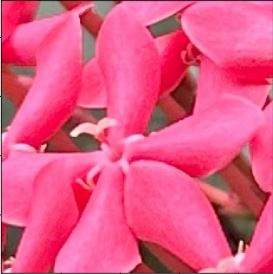
%> input picture LabAct5/flower.jpg, 273 x 274 px
$ octave Laboratory_Activity_5_MATLAB.m   (GNU Octave 9; MATLAB toolbox functions it lacks are replaced by stand-ins)
%> lines starting %> are read from the running program, lines starting %| are printed output that depends on the picture; in (x1, y1, x2, y2) boxes, pixels count from 0 and x2, y2 are one past the last pixel; in counts of white or black regions, pixels touching at a corner belong together; the program's own positions count from 1
% Global Image Thresholding Using Otsu's Method

% Load the image
img = imread('flower.jpg'); % Changed from 'original image' to 'flower.jpg' to match the context
%> img is the input picture: size 274x273x3 uint8; mean R, G, B 228.6, 86.6, 133.4

% Convert to grayscale if the image is not already grayscale
if size(img, 3) == 3
    img_gray = rgb2gray(img);
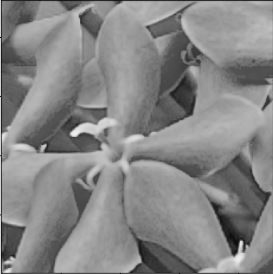
%> img_gray: size 274x273 uint8; min 8, max 243, mean 134.4
else
    img_gray = img;
end

% Calculate threshold using graythresh
level = graythresh(img_gray);
%> level = 0.478

% Convert into binary image using the computed threshold
bw = imbinarize(img_gray, level);
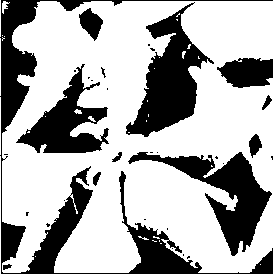
%> bw: size 274x273 logical; 68% white; 32 black regions (20 under 20 px), largest, box (x1, y1, x2, y2) and area: (0, 0, 273, 274) 9031, (126, 2, 214, 137) 4940, (128, 152, 272, 256) 4422

% Display the original image and the binary image
figure(1);
imshowpair(img, bw, 'montage');
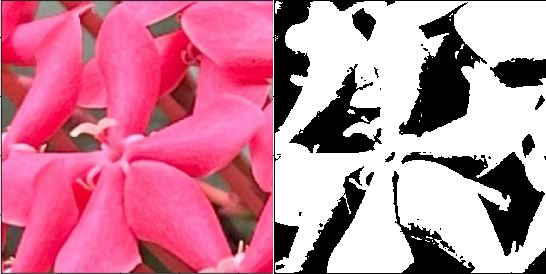
%> displayed picture: size 274x546x3, on the screen's scale of 0 to 255; mean R, G, B 201, 130, 153.4
title('Original Image (left) and Binary Image (right)');

% Multi-Level Thresholding Using Otsu's Method

% Calculate multiple thresholds using multithresh
level = multithresh(img_gray);
%> level = 122

% Segment the image into regions using imquantize
seg_img = imquantize(img_gray, level);

% Display the original image and the segmented image
figure(2);
imshowpair(img, seg_img, 'montage');
title('Original Image (left) and Segmented Image (right)');

% Global Histogram Thresholding Using Otsu's Method

% Compute a global threshold using the histogram counts
[counts, x] = imhist(img_gray, 16); % Compute histogram counts
%> counts = [1; 146; 753; 1427; 3451; 6989; 6543; 6863; 11276; 19769; 13979; 2522; 816; 217; 50; 0]; x = [0; 17; 34; 51; 68; 85; 102; 119; 136; 153; 170; 187; 204; 221; 238; 255]
T = otsuthresh(counts); % Compute global threshold
%> T = 0.467
bw = imbinarize(img_gray, T); % Create binary image using the computed threshold
%> bw: size 274x273 logical; 69.7% white; 41 black regions (27 under 20 px), largest, box (x1, y1, x2, y2) and area: (0, 0, 273, 274) 8390, (126, 3, 214, 137) 4750, (129, 152, 272, 256) 4257

% Display the binary image
figure(3);
imshow(bw);
title('Binary Image');

% Region-Based Segmentation

% Using K-means clustering
img2 = imread('flower.jpg');

% Convert the image to grayscale
bw_img2 = rgb2gray(img2);

% Segment the image into three regions using k-means clustering
[L, centers] = imsegkmeans(bw_img2, 3);
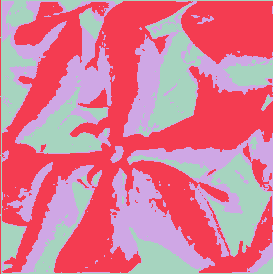
%> L: size 274x273 uint8; 3 distinct labels, from 1 to 3; one colour per label, 0 black
%> centers = [80; 163; 128]
B = labeloverlay(bw_img2, L);

figure(4);
imshow(B);
title('Labeled Image');

% Using Connected-Component Labeling
bin_img2 = imbinarize(bw_img2);

% Label the connected components
[labeledImage, numberOfComponents] = bwlabel(bin_img2);
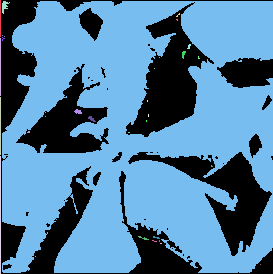
%> labeledImage: size 274x273 double; 33 distinct labels, from 0 to 32; one colour per label, 0 black
%> numberOfComponents = 32

% Display the number of connected components
disp(['Number of connected components: ', num2str(numberOfComponents)]);
%| Number of connected components: 32

% Assign a different color to each connected component
coloredLabels = label2rgb(labeledImage, 'hsv', 'k', 'shuffle');

% Display the labeled image
figure(5);
imshow(coloredLabels);
title('Labeled Image');

% Parameter Modifications

% Adding noise to the image then segmenting it using Otsu's method
img_noise = imnoise(img_gray, 'salt & pepper', 0.09);
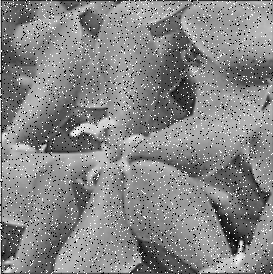
%> img_noise: size 274x273 uint8; min 0, max 255, mean 133.8

% Calculate thresholds using multithresh
level = multithresh(img_noise);
%> level = 117

% Segment the image into regions using imquantize
seg_img = imquantize(img_noise, level);
%> seg_img: size 274x273 double; values 1 (black) and 2 (white), 68.9% white; 1832 black regions (1811 under 20 px), largest, box (x1, y1, x2, y2) and area: (127, 4, 213, 137) 4399, (129, 152, 272, 256) 4014, (17, 69, 109, 156) 2867

% Display the original image and the segmented image with noise
figure(6);
imshowpair(img_noise, seg_img, 'montage');
title('Original Image (left) and Segmented Image with noise (right)');

% Segment the image into two regions using k-means clustering
RGB = imread('flower.jpg');
L = imsegkmeans(RGB, 2);
%> L: size 274x273 uint8; values 1 (black) and 2 (white), 69.8% white; 55 black regions (42 under 20 px), largest, box (x1, y1, x2, y2) and area: (0, 0, 273, 274) 8198, (128, 3, 213, 137) 4616, (129, 152, 272, 256) 4382
B = labeloverlay(RGB, L);
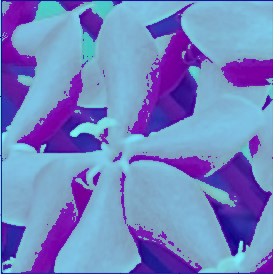
%> B: size 274x273x3 uint8; mean R, G, B 114.6, 132.5, 194.4

figure(7);
imshow(B);
title('Labeled Image');

% Create a set of 24 Gabor filters
wavelength = 2.^(0:5) * 3;
orientation = 0:45:135;
%> (the run ends here)
